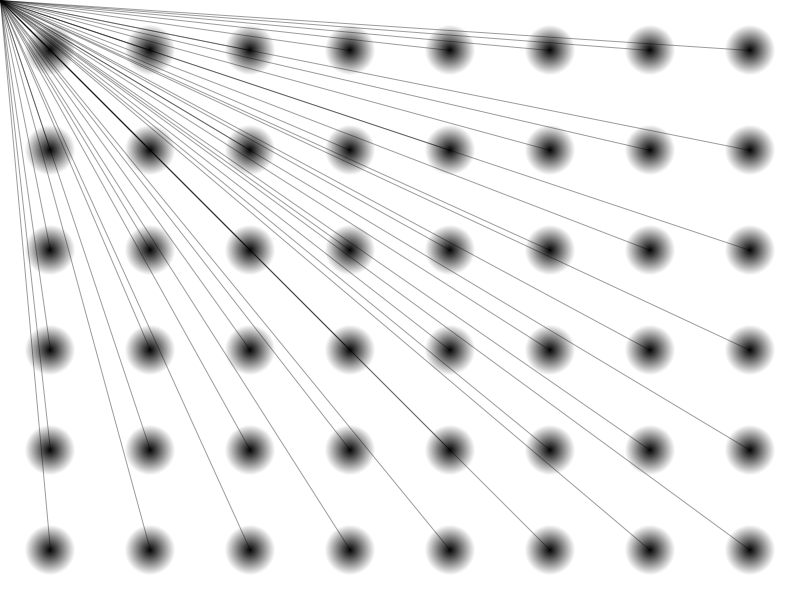
Frame 1 (no input)
Frame 60 (the mouse pressed at the canvas centre just before this capture): identical to frame 1, image omitted
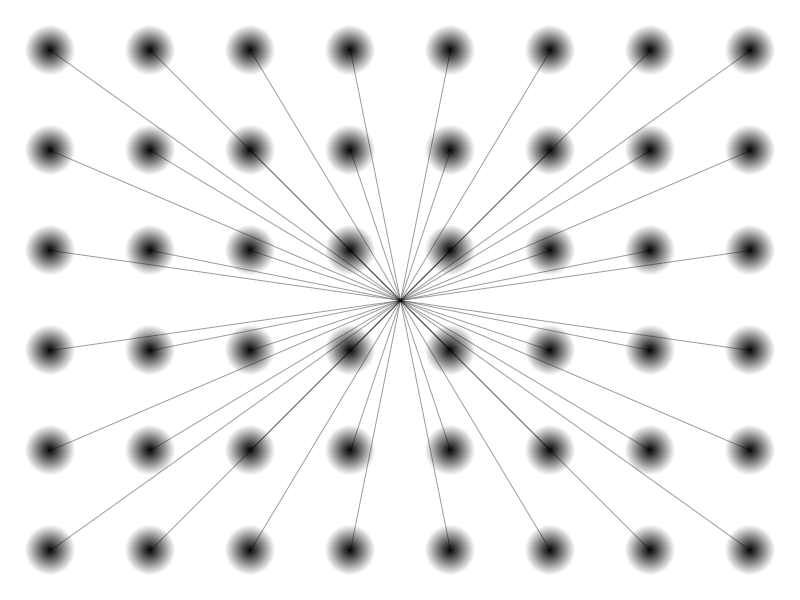
Frame 120 (the mouse held since frame 60 and released just before this capture)

The Processing sketch that drew these frames (run headless with seeded random() and noise(); from frame 60 on, the mouse is pressed at the canvas centre):

// Processing sketch: processing_73800
// ── processing_73800.pde

void setup() {
  size(800, 600);
  background(255);
  noStroke();
  smooth();
}

void draw() {
  noStroke();
  background(255);
  for (int i=0;i<width;i=i+100) {
    for (int j=0;j<height;j=j+100) {
      for (int k=255;k>0;k=k-5) {
        fill(k);
        ellipse(i+50, j+50, k/5, k/5);
      }
    }
  }
  for (int i=0;i<width;i=i+100) {
    for (int j=0;j<height;j=j+100) {
      stroke(0,100);
      line(i+50,j+50,mouseX,mouseY);
    }
  }
}
